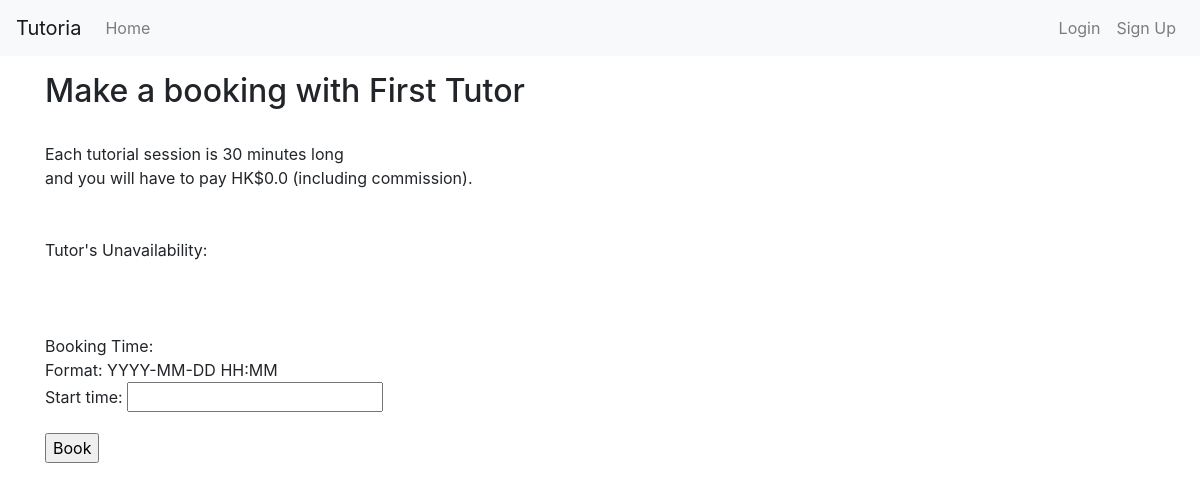
/tutorials/book/3/, run on the app's committed database.
### tutors/models.py (models this page shows, shortened)
class Tutor(models.Model):
    tutor = models.OneToOneField(User, on_delete=models.CASCADE) #extends User class
    privateTutor = models.BooleanField(default=False)
    timePerSlot = models.PositiveIntegerField(default=60)
    university = models.CharField(max_length=50, blank=True)
    phoneNumber = models.CharField(max_length=8, blank=True)
    avatar = models.ImageField(upload_to=user_directory_path)
    introduction = models.TextField(max_length=100, blank=True)
    hourlyRate = models.PositiveIntegerField(default=0)
    wallet = models.PositiveIntegerField(default=0)
    rating = models.PositiveIntegerField(default=0)
    rate_time = models.PositiveIntegerField(default=0)
    show_tutor = models.BooleanField(default=True, blank=True)
    courseTaught = models.ManyToManyField(Course)
    tags = models.ManyToManyField(Tag)

### tutorial/views.py (the view, shortened to what this page needs)
# urls.py: url(r'^book/(?P<tutor_id>[0-9]+)/', views.MakeBooking.as_view(), name='make_booking'),
class MakeBooking (SuccessMessageMixin, generic.CreateView):
    model = Session
    fields = ['start_time']
    template_name = "bookSession.html"
    success_url = reverse_lazy('students:mybookings')
    success_message = 'Booking Successful.'
    def get_context_data(self, **kwargs):
        context = super(MakeBooking, self).get_context_data(**kwargs)
        tut = Tutor.objects.get(pk=self.kwargs['tutor_id'])
        context['tutor'] = tut
        context['fee'] = tut.hourlyRate*1.05
        context['unavailability_list'] = NotAvailableSlot.objects.all()
        return context

### Tutoria/context_processors.py (called while the page is built)
def base_template_name_context_processor(request):
    base_template_name = 'base.html'
    if request.user.is_authenticated():
        if Tutor.objects.filter(tutor=request.user):
            base_template_name = 'base_tutor.html'
    return {
        'base_template_name': base_template_name,
    }

### tutorial/templates/bookSession.html (shortened to what this page needs)
{% extends base_template_name %}
{% block content %}
<h2>Make a booking with {{ tutor.tutor.first_name }} {{ tutor.tutor.last_name }}</h2><br>
Each tutorial session is {{ tutor.timePerSlot }} minutes long <br>
and you will have to pay HK${{ fee }} (including commission). <br><br><br>
Tutor's Unavailability:<br>
<br><br><br>
Booking Time:<br>
Format: YYYY-MM-DD HH:MM <br>
<form action="" method="post">{% csrf_token %}
    {{ form.as_p }}
    <input type="submit" onclick="return confirm('Are you sure?')" value="Book" />
</form>
{% endblock %}

### data on the page
Tutor: tutor.first_name "First", tutor.last_name "Tutor", timePerSlot "30"

### other printed values
{{ fee }} "0.0"
